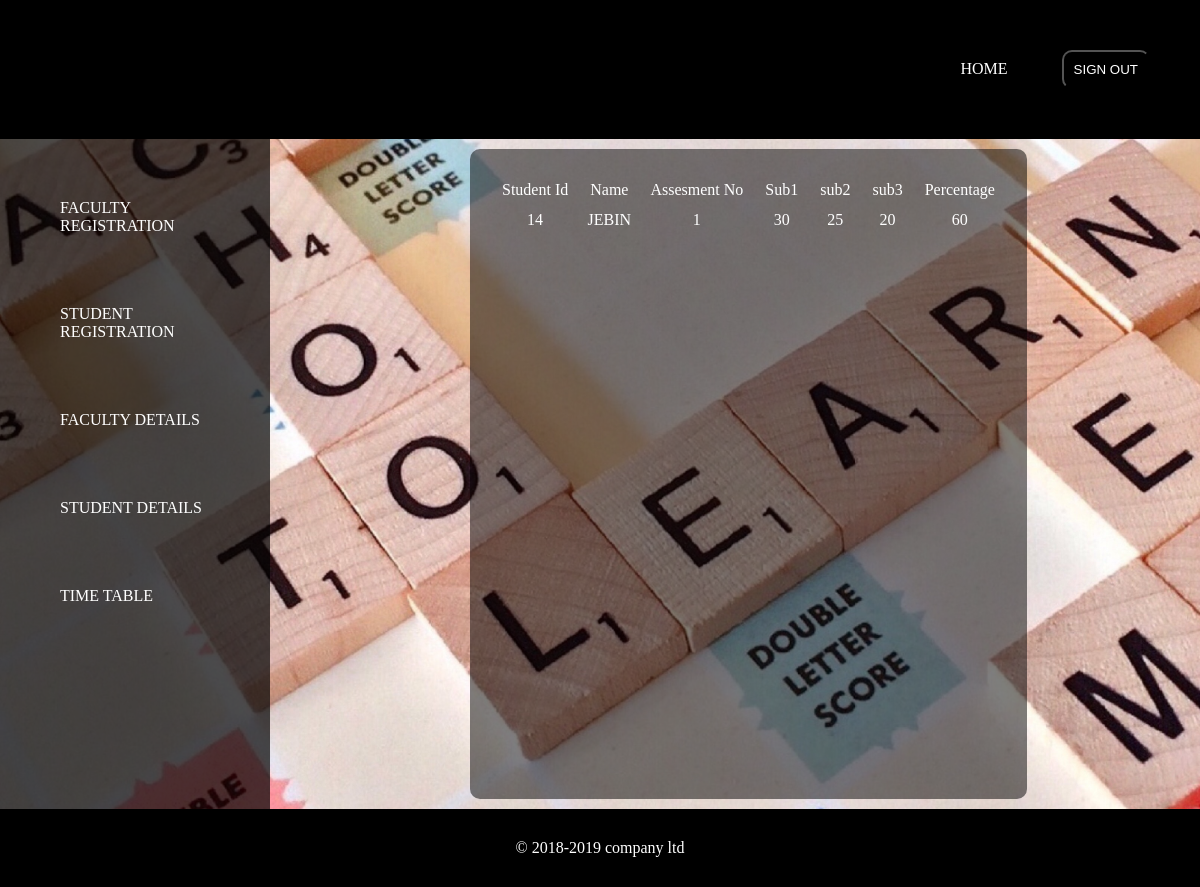
The page /admark on the database its author committed.
### attapp/models.py (models this page shows)
class marks (models.Model):
    studentid=models.IntegerField()
    username=models.CharField(max_length=20,null=True,blank=True)
    assesmentno=models.IntegerField()
    sub1=models.CharField(max_length=20)
    sub2=models.CharField(max_length=20)
    sub3=models.CharField(max_length=20)
    percentage=models.IntegerField()

### attapp/views.py (the view)
# urls.py: path('admark',views.adminmarks,name='admarks'),
def adminmarks(request):
    queryset=marks.objects.all().filter()
    return render(request,'admarks.html',{'authors':queryset})

### attapp/templates/admarks.html (shortened to what this page needs)
<!doctype html>
<html>
     <head>
			<title>signup</title>{% load static %}
		    {% load static %}
			<link rel="stylesheet" href="{% static 'css/style2.css'%}">
	</head>
<body class="a">
	<div class="abc">
		<ul>
			<li><a href="{%url 'adminhome'%}">HOME</a></li>
			<li>
				<form name="signup" action="{%url 'signout'%}" method="POST">
					<input type="submit"  class="frm1" value="SIGN OUT" name="signout">
				</form>
				</li>
		</ul>
	</div>
		<div style="display:inline-flex">
          <div class="form">
			  <ul>
					<li><a href="{%url 'facultysignup'%}">FACULTY REGISTRATION</a></li>
					<li><a href="{%url 'studentsignup'%}">STUDENT REGISTRATION</a></li>
					<li><a href="{%url 'adminhome'%}">FACULTY DETAILS</a>
					   </li>
					<li><a href="{%url 'adminhome'%}">STUDENT DETAILS</a>
					   </li>
					<li><a href="{%url 'timetable'%}">TIME TABLE</a></li>
	</div>
	<div class="form6" style="padding:20px;margin-left:200px ;">
		<table>
			<tr>
				<td style="padding:10px">Student Id</td>
				<td style="padding:10px">Name</td>
				<td style="padding:10px">Assesment No</td>
				<td style="padding:10px">Sub1</td>
				<td style="padding:10px">sub2</td>
				<td style="padding:10px">sub3</td>
				<td style="padding:10px">Percentage</td>
			</tr>
			{%if authors%}
			{%for i in authors%}
			<tr>
				<td>{{i.studentid}}</td>
				<td>{{i.username}}</td>
				<td> {{i.assesmentno}} </td>
				<td>{{i.sub1}}</td>
				<td>{{i.sub2}}</td>
				<td>{{i.sub3}}</td>
				<td>{{i.percentage}}</td>
			</tr>
			{%endfor %}
			{%endif %}
			</table>
		</div>
	</div>
		<div class="ft">
      <footer>
	           <p>&copy 2018-2019 company ltd<p>
	  </footer>
 </div>
</body>
</html>

### attapp/static/css/style2.css (style rules this page uses)
* { margin:0px; padding:0px; }
.a { background-image:url("../img/001.jpg"); background-size:cover; }
.form6 { padding:10px; margin:10px; margin-left:10px; border-radius:10px; text-align:center; background-color: rgba(0,0,0,0.5); color:white; }
.form { width:250px; padding:10px; height:650px; background-color:rgba(0,0,0,0.7); text-align:left; }
.form ul li { padding:20px; margin:30px; list-style: none; border-radius: 20px; }
.abc { text-align:right; padding:20px; background-color: black; }
.abc ul li { display:inline-flex; padding:20px; }
.abc ul li a { color:white; text-decoration: none; }
.form ul li a { text-decoration: none; color:white; }
.frm1 { padding:10px; margin:10px; background-color:rgba(0,0,0,0.5); outline:none; color:white; border-radius:10px; }
.ft { background-color:black; text-align:center; color:white; padding:30px; }

### rows shown on the page
marks: studentid "14", username "JEBIN", assesmentno "1", sub1 "30", sub2 "25", sub3 "20", percentage "60"
